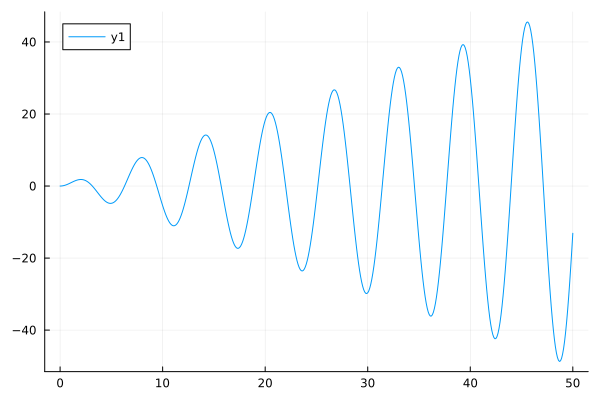

This figure's Julia source:
using Plots

plot(0:0.1:50, x -> x*sin(x))

savefig("./plots.svg")